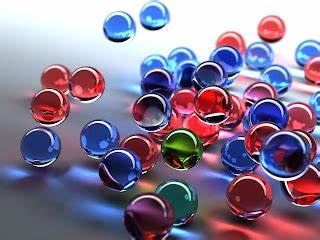
#> input picture OIP.jpeg, 320 x 240 px
$ python main.py
#> lines starting #> are read from the running program, lines starting #| are printed output that depends on the picture; after the words box and inside, x2 and y2 are one past the last pixel; in counts of white or black regions, pixels touching at a corner belong together
import cv2

import numpy as np

while(True):
    frame=cv2.imread("OIP.jpeg",1)
#> frame is the input picture: shape (240, 320, 3); mean B, G, R 146.9, 122.9, 136.9
    cv2.imshow("frist",frame)
    hsv=cv2.cvtColor(frame,cv2.COLOR_BGR2HSV)
#> hsv: shape (240, 320, 3); mean H, S, V 110.8, 97.3, 166.3

    l_b=np.array([110,50,50])
    u_b=np.array([130,255,255])
    mask=cv2.inRange(hsv,l_b,u_b)
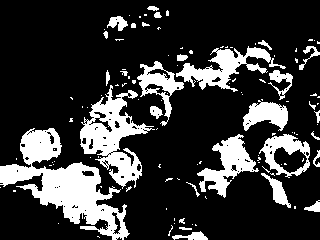
#> mask: shape (240, 320); 21.6% white; 116 white regions (86 under 20 px), largest, box (x1, y1, x2, y2) and area: (0, 128, 130, 240) 5353, (80, 85, 155, 189) 3000, (176, 46, 286, 92) 1714
    result=cv2.bitwise_not(frame,frame,mask=mask)
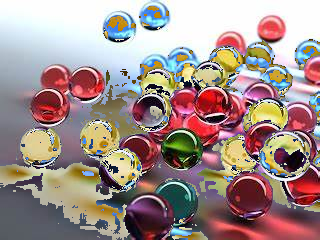
#> result: shape (240, 320, 3); mean B, G, R 139, 142.3, 161.8
    cv2.imshow("detection ball",frame)
    cv2.imshow("mask",mask)
    cv2.imshow("result",result)
    k=cv2.waitKey(0)
#> (key Esc is pressed here)
    if k==27:
      break


cv2.destroyAllWindows()
